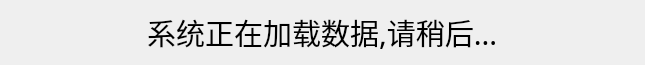
<?xml version="1.0" encoding="UTF-8"?>
<ui version="4.0">
 <class>BCSettingWaitingDlg</class>
 <widget class="QDialog" name="BCSettingWaitingDlg">
  <property name="geometry">
   <rect>
    <x>0</x>
    <y>0</y>
    <width>645</width>
    <height>56</height>
   </rect>
  </property>
  <property name="windowTitle">
   <string>提示</string>
  </property>
  <layout class="QHBoxLayout" name="horizontalLayout">
   <item>
    <widget class="QLabel" name="label">
     <property name="sizePolicy">
      <sizepolicy hsizetype="Fixed" vsizetype="Preferred">
       <horstretch>0</horstretch>
       <verstretch>0</verstretch>
      </sizepolicy>
     </property>
     <property name="font">
      <font>
       <family>微软雅黑</family>
       <pointsize>22</pointsize>
      </font>
     </property>
     <property name="text">
      <string>系统正在加载数据,请稍后...</string>
     </property>
    </widget>
   </item>
  </layout>
 </widget>
 <resources/>
 <connections/>
</ui>
